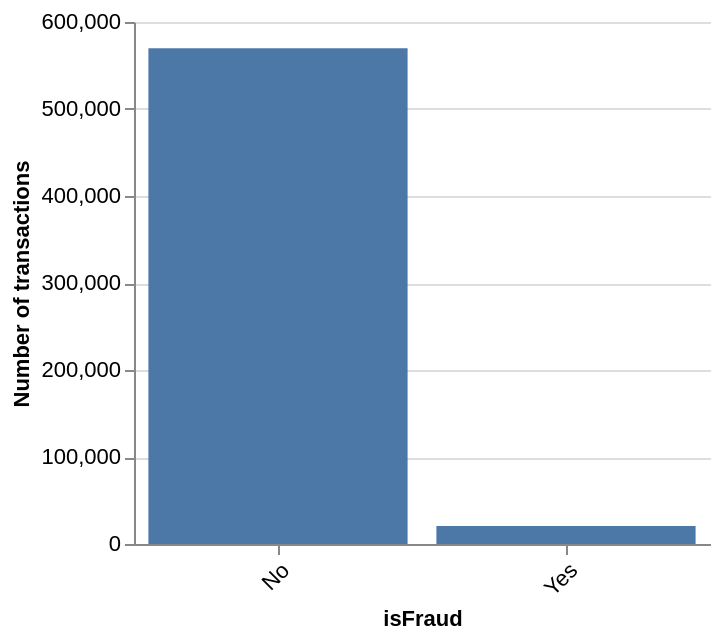

The Vega-Lite source for this figure:
### Vega-Lite specification from a JSON file in a GitHub repository (floating-point values rounded to 4 significant figures)
{"$schema": "https://vega.github.io/schema/vega-lite/v6.json", "data": {"values": [{"isFraud": "No", "transactions": 569877}, {"isFraud": "Yes", "transactions": 20663}]}, "mark": {"type": "bar", "tooltip": true}, "width": 360, "height": 320, "encoding": {"x": {"field": "isFraud", "type": "nominal", "sort": "-y", "axis": {"labelAngle": -45}}, "y": {"field": "transactions", "type": "quantitative", "title": "Number of transactions"}, "tooltip": [{"field": "isFraud", "type": "nominal"}, {"field": "transactions", "type": "quantitative"}]}, "config": {"axis": {"labelFontSize": 11}, "view": {"stroke": null}, "autosize": {"type": "fit", "contains": "padding"}}}
